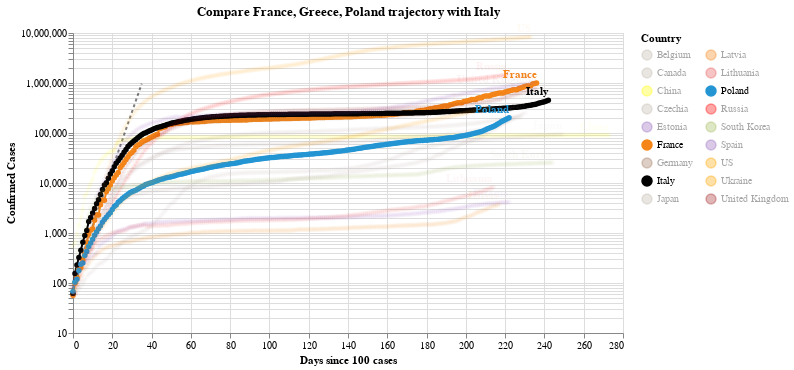

The notebook cell saved with this chart:
### Code cell
#hide_input
chart2 = make_since_chart(dff2, ['France', 'Greece', 'Poland'], baseline_countries)
chart2

### Figure 1 — Vega-Lite specification as saved in the notebook (floating-point values rounded to 4 significant figures; data arrays with more than 128 entries replaced by an {"elided": "..."} marker saying what was removed)
{"config": {"view": {"continuousWidth": 400, "continuousHeight": 300}}, "layer": [{"data": {"name": "data-628230001892d6798b50651be41d1b3e"}, "mark": {"type": "line", "color": "black", "opacity": 0.5, "strokeDash": [3, 3]}, "encoding": {"x": {"type": "quantitative", "field": "Days since 100 cases"}, "y": {"type": "quantitative", "field": "Confirmed Cases"}}}, {"data": {"name": "data-42982b2af4ed9454018ce975e2011260"}, "mark": {"type": "line", "point": true}, "encoding": {"color": {"type": "nominal", "field": "Country", "legend": {"columns": 2}, "scale": {"domain": ["Belgium", "Canada", "China", "Czechia", "Estonia", "France", "Germany", "Italy", "Japan", "Latvia", "Lithuania", "Poland", "Russia", "South Korea", "Spain", "US", "Ukraine", "United Kingdom"], "range": ["#C1B7AD", "#C1B7AD", "yellow", "#C1B7AD", "#9467bd", "#F58518", "#9D755D", "black", "#C1B7AD", "#F58518", "#E45756", "#2495D3", "red", "#A1BA59", "#9467bd", "orange", "orange", "brown"]}}, "opacity": {"condition": {"value": 1, "selection": "selector005"}, "value": 0.05}, "tooltip": [{"type": "nominal", "field": "Country"}, {"type": "temporal", "field": "Date"}, {"type": "quantitative", "field": "Confirmed Cases"}, {"type": "quantitative", "field": "Days since 100 cases"}], "x": {"type": "quantitative", "field": "Days since 100 cases"}, "y": {"type": "quantitative", "field": "Confirmed Cases", "scale": {"type": "log"}}}, "selection": {"selector005": {"type": "multi", "fields": ["Country"], "bind": "legend", "init": [{"Country": "France"}, {"Country": "Greece"}, {"Country": "Poland"}, {"Country": "Italy"}]}}, "width": 550}, {"data": {"name": "data-42982b2af4ed9454018ce975e2011260"}, "mark": {"type": "text", "align": "right", "dy": -8, "fontWeight": "bold"}, "encoding": {"color": {"type": "nominal", "field": "Country", "legend": {"columns": 2}, "scale": {"domain": ["Belgium", "Canada", "China", "Czechia", "Estonia", "France", "Germany", "Italy", "Japan", "Latvia", "Lithuania", "Poland", "Russia", "South Korea", "Spain", "US", "Ukraine", "United Kingdom"], "range": ["#C1B7AD", "#C1B7AD", "yellow", "#C1B7AD", "#9467bd", "#F58518", "#9D755D", "black", "#C1B7AD", "#F58518", "#E45756", "#2495D3", "red", "#A1BA59", "#9467bd", "orange", "orange", "brown"]}}, "opacity": {"condition": {"value": 1, "selection": "selector005"}, "value": 0.05}, "text": {"type": "nominal", "field": "Country"}, "tooltip": [{"type": "nominal", "field": "Country"}, {"type": "temporal", "field": "Date"}, {"type": "quantitative", "field": "Confirmed Cases"}, {"type": "quantitative", "field": "Days since 100 cases"}], "x": {"type": "quantitative", "field": "Days since 100 cases"}, "y": {"type": "quantitative", "field": "Confirmed Cases", "scale": {"type": "log"}}}, "transform": [{"filter": "(datum['Date'] >= 1603238400000)"}], "width": 550}], "title": "Compare France, Greece, Poland trajectory with Italy", "$schema": "https://vega.github.io/schema/vega-lite/v4.0.2.json", "datasets": {"data-628230001892d6798b50651be41d1b3e": [{"Days since 100 cases": 0, "Confirmed Cases": 100.0}, {"Days since 100 cases": 1, "Confirmed Cases": 130.0}, {"Days since 100 cases": 2, "Confirmed Cases": 169.0}, {"Days since 100 cases": 3, "Confirmed Cases": 219.7}, {"Days since 100 cases": 4, "Confirmed Cases": 285.6}, {"Days since 100 cases": 5, "Confirmed Cases": 371.3}, {"Days since 100 cases": 6, "Confirmed Cases": 482.7}, {"Days since 100 cases": 7, "Confirmed Cases": 627.5}, {"Days since 100 cases": 8, "Confirmed Cases": 815.7}, {"Days since 100 cases": 9, "Confirmed Cases": 1060.0}, {"Days since 100 cases": 10, "Confirmed Cases": 1379.0}, {"Days since 100 cases": 11, "Confirmed Cases": 1792.0}, {"Days since 100 cases": 12, "Confirmed Cases": 2330.0}, {"Days since 100 cases": 13, "Confirmed Cases": 3029.0}, {"Days since 100 cases": 14, "Confirmed Cases": 3937.0}, {"Days since 100 cases": 15, "Confirmed Cases": 5119.0}, {"Days since 100 cases": 16, "Confirmed Cases": 6654.0}, {"Days since 100 cases": 17, "Confirmed Cases": 8650.0}, {"Days since 100 cases": 18, "Confirmed Cases": 11250.0}, {"Days since 100 cases": 19, "Confirmed Cases": 14620.0}, {"Days since 100 cases": 20, "Confirmed Cases": 19000.0}, {"Days since 100 cases": 21, "Confirmed Cases": 24710.0}, {"Days since 100 cases": 22, "Confirmed Cases": 32120.0}, {"Days since 100 cases": 23, "Confirmed Cases": 41750.0}, {"Days since 100 cases": 24, "Confirmed Cases": 54280.0}, {"Days since 100 cases": 25, "Confirmed Cases": 70560.0}, {"Days since 100 cases": 26, "Confirmed Cases": 91730.0}, {"Days since 100 cases": 27, "Confirmed Cases": 119300.0}, {"Days since 100 cases": 28, "Confirmed Cases": 155000.0}, {"Days since 100 cases": 29, "Confirmed Cases": 201500.0}, {"Days since 100 cases": 30, "Confirmed Cases": 262000.0}, {"Days since 100 cases": 31, "Confirmed Cases": 340600.0}, {"Days since 100 cases": 32, "Confirmed Cases": 442800.0}, {"Days since 100 cases": 33, "Confirmed Cases": 575600.0}, {"Days since 100 cases": 34, "Confirmed Cases": 748300.0}, {"Days since 100 cases": 35, "Confirmed Cases": 972800.0}], "data-42982b2af4ed9454018ce975e2011260": {"elided": "4191 records"}}}
